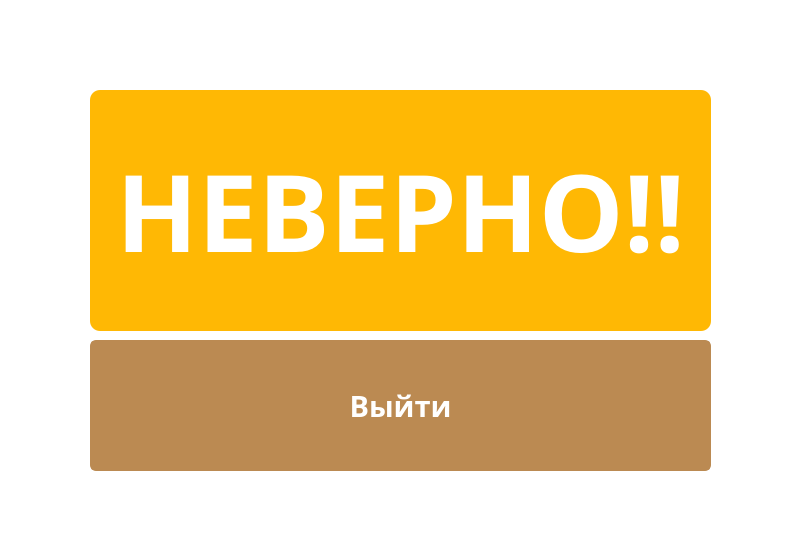
<?xml version="1.0" encoding="UTF-8"?>
<ui version="4.0">
    <class>MainWindow</class>
    <widget class="QDialog" name="MainWindow">
        <property name="geometry">
            <rect>
                <x>0</x>
                <y>0</y>
                <width>800</width>
                <height>560</height>
            </rect>
        </property>
        <property name="minimumSize">
            <size>
                <width>800</width>
                <height>560</height>
            </size>
        </property>
        <property name="maximumSize">
            <size>
                <width>800</width>
                <height>560</height>
            </size>
        </property>
        <property name="font">
            <font>
                <family>Century Gothic</family>
                <pointsize>12</pointsize>
                <weight>75</weight>
                <bold>true</bold>
            </font>
        </property>
        <property name="windowTitle">
            <string>Неверно</string>
        </property>
        <property name="windowIcon">
            <iconset>
                <normaloff>../resources/icon.png</normaloff>../resources/icon.png
            </iconset>
        </property>
        <property name="styleSheet">
            <string notr="true">background-color: white; color: white;</string>
        </property>
        <widget class="QPushButton" name="exitButton">
            <property name="geometry">
                <rect>
                    <x>90</x>
                    <y>340</y>
                    <width>621</width>
                    <height>131</height>
                </rect>
            </property>
            <property name="font">
                <font>
                    <family>Century Gothic</family>
                    <pointsize>22</pointsize>
                    <weight>75</weight>
                    <bold>true</bold>
                </font>
            </property>
            <property name="styleSheet">
                <string notr="true">QPushButton {
                    background-color: #bb8a52;
                    color: white;
                    border-radius: 6px;
                    border: 2px solid #bb8a52;
                    }

                    QPushButton:hover {
                    background-color: #A47A4C;
                    color: white;
                    border: None;
                    }
                </string>
            </property>
            <property name="text">
                <string>Выйти</string>
            </property>
        </widget>
        <widget class="QLabel" name="label">
            <property name="geometry">
                <rect>
                    <x>90</x>
                    <y>90</y>
                    <width>621</width>
                    <height>241</height>
                </rect>
            </property>
            <property name="font">
                <font>
                    <family>Century Gothic</family>
                    <pointsize>80</pointsize>
                    <weight>75</weight>
                    <bold>true</bold>
                </font>
            </property>
            <property name="styleSheet">
                <string notr="true">background-color: #ffb804;
                    border-radius: 10px;
                </string>
            </property>
            <property name="text">
                <string>НЕВЕРНО!!</string>
            </property>
            <property name="alignment">
                <set>Qt::AlignCenter</set>
            </property>
        </widget>
    </widget>
    <resources/>
    <connections/>
</ui>
